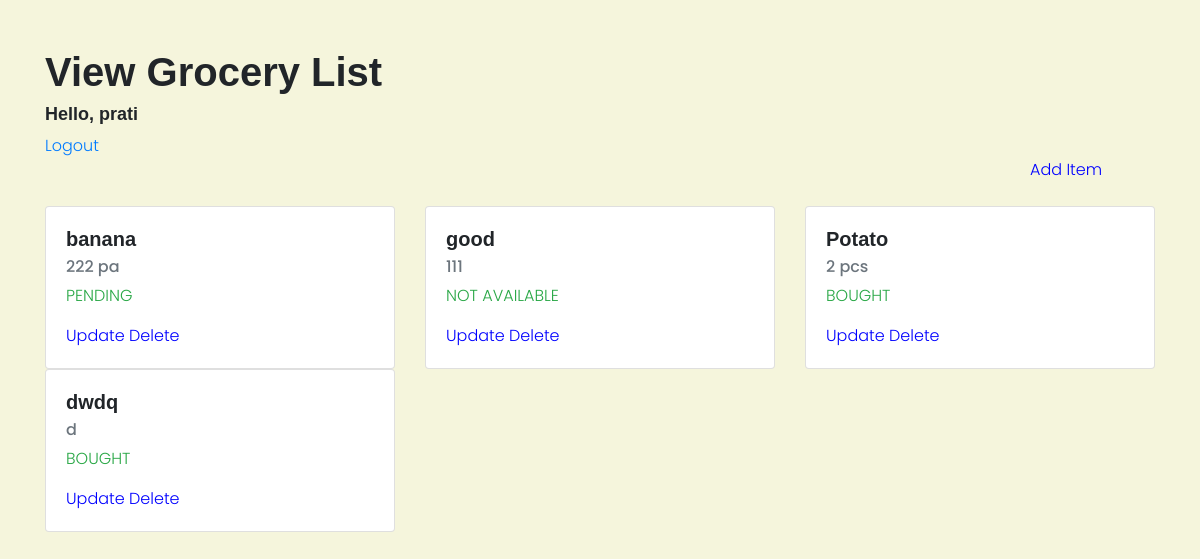
The app's page / (signed in) with its own data.
### grocery/models.py (models this page shows, shortened)
class addItem(models.Model):
    STATUS = (
        ('PENDING', 'PENDING'),
        ('BOUGHT', 'BOUGHT'),
        ('NOT AVAILABLE', 'NOT AVAILABLE')
    )
    user = models.ForeignKey(settings.AUTH_USER_MODEL, default='1',
                             on_delete=models.CASCADE)
    name = models.CharField(max_length=1000)
    quantity = models.CharField(max_length=1000)
    status = models.CharField(max_length=200, default='PENDING', choices=STATUS)
    date = models.DateField(auto_now=True, null=True)

### grocery/views.py (the view)
# urls.py: path('', views.index, name='index'),
@login_required(login_url='login')
def index(req):
    item = addItem.objects.all()
    item_user = item.filter(user=req.user)
    return render(req, 'index.html', {'items': item_user})

### templates/index.html (shortened to what this page needs)
<html>
    <head>
        <link rel="stylesheet" href="https://maxcdn.bootstrapcdn.com/bootstrap/4.4.1/css/bootstrap.min.css">
    </head>
    <body>
        <div class="container mt-5">
            <div class="row">
                <div class="col-lg-6">
                    <h1>View Grocery List</h1>
                    <h3 class="hello-msg">Hello, {{request.user}}</h3>
                    <a class="logout" href="{% url 'logout' %}">Logout</a>
                </div>
                <a href="{% url 'add' %}" class="add">Add Item</a>
            </div>
            <div class="row mt-4">
                {% for item in items%}
                <div class="col-lg-4">
                    <div class="card">
                        <div class="card-body">
                          <h5 class="card-title">{{item.name}}</h5>
                          <h6 class="card-subtitle mb-2 text-muted">{{item.quantity}}</h6>
                          <p class="text-success">{{item.status}}</p>
                            <a href="update/{{item.id}}" class="del">Update</a>
                            <a href="delete/{{item.id}}" class="del">Delete</a>
                        </div>
                      </div>
                </div>
                {% endfor %}
            </div>
        </div>
    </body>
</html>

### templates/index.html (style rules this page uses)
body { font-family: 'Poppins', sans-serif; font-weight: 300; background-color: beige; }
h1, h2, h3, h4, h5 { font-family: Arial, Helvetica, sans-serif; font-weight: 700; }
.del { text-align:right; border: none; background-color: white; color: blue; }
.add { border: none; background-color: beige; color: blue; margin-left:1000px; }
.hello-msg { font-size: 18px; background-color: beige; margin-right: 20px; }

### records on screen
addItem: name "banana", quantity "222 pa", status "PENDING"
addItem: name "good", quantity "111", status "NOT AVAILABLE"
addItem: name "Potato", quantity "2 pcs", status "BOUGHT"
addItem: name "dwdq", quantity "d", status "BOUGHT"

### other values on screen
{{ request.user }} "prati"
